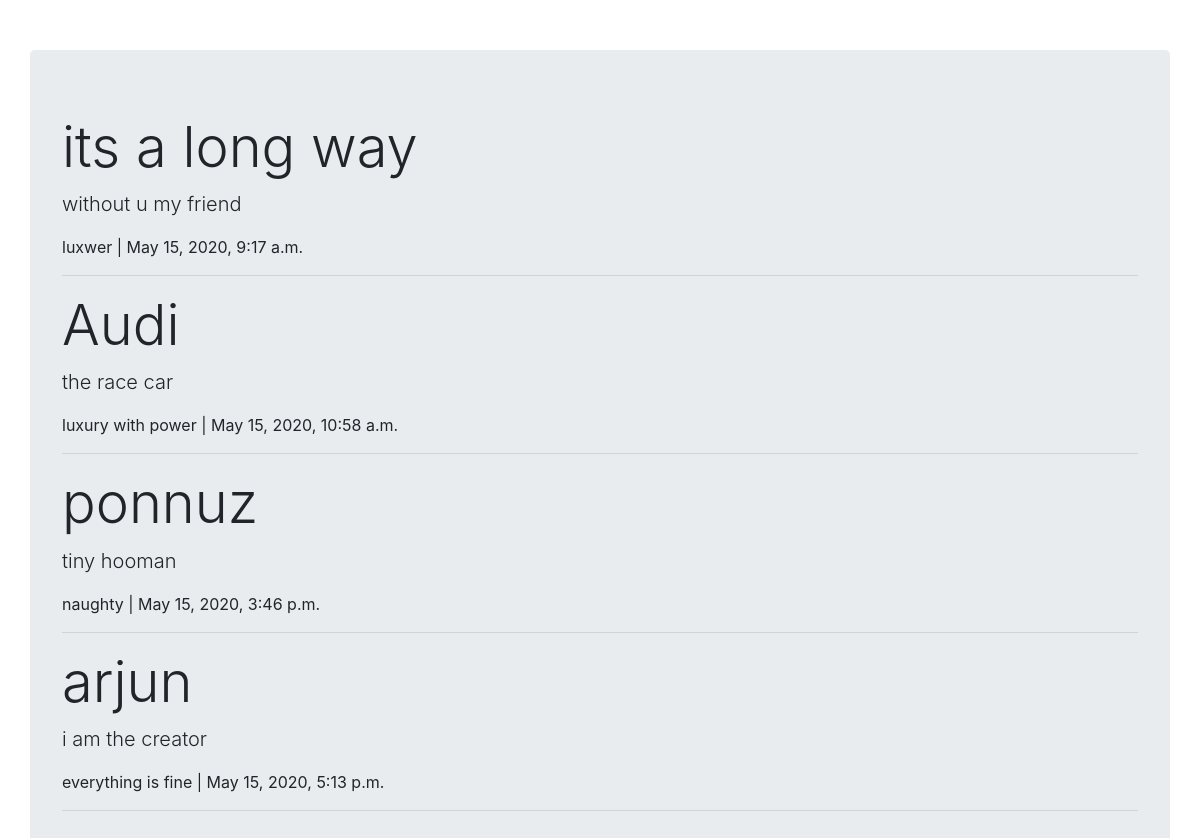
Before: /blogpost/list/ with the older database file.
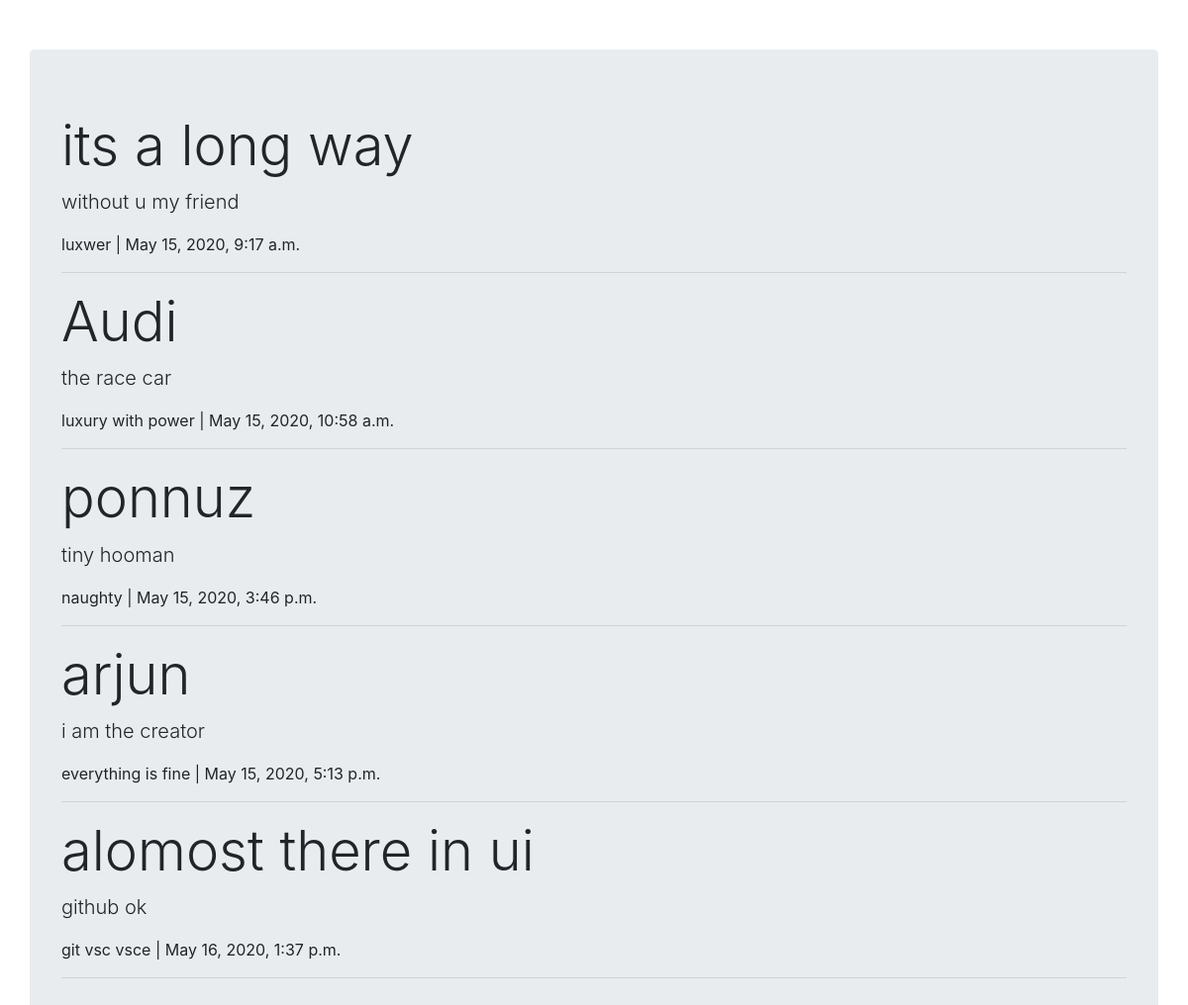
After: the same page with the newer database file.
### blogpost/models.py (models this page shows, shortened)
class myprojectblog(models.Model):
    title = models.CharField(max_length=50)
    desc  = models.TextField(max_length=100)
    tech  = models.CharField(max_length=50)
    time  = models.DateTimeField(auto_now_add=True)

### blogpost/views.py (the view)
# urls.py: path('list/', postlistView.as_view(),name="list"),
class postlistView(View):
    def get(self,request):
        return render(request,"postlist.html",{"objects":myprojectblog.objects.all()})

### templates/postlist.html (shortened to what this page needs)
{% load static %}
<!DOCTYPE html>
<html lang="en">
  <head>
    <link
      rel="stylesheet"
      href="{% static 'bootstrap/css/bootstrap.min.css' %}"
    />
  </head>
  <body>
    <div class="container mx-auto jumbotron" style="margin-top: 50px">
          {% for obj in objects %}
            <h2 class="display-4">
              {{obj.title}}
            </h2>
            <p class="lead">
              {{obj.desc}}
            </p>
            <p>
              {{obj.tech}} | {{obj.time}}
            </p>
            <hr class="my-3" />
          {% endfor %}
    </div>
  </body>
</html>

Changed rows visible on the page:
added myprojectblog: title "alomost there in ui", desc "github ok", tech "git vsc vsce", time "May 16, 2020, 1:37 p.m."
